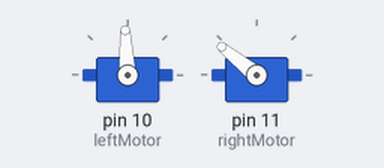
Bench run of a sketch on a simulated Arduino Uno, built with avr-gcc and run on an emulated ATmega328P. Shown: 2 × servo.

Above: at 0.05 s.
At 2.0 s:
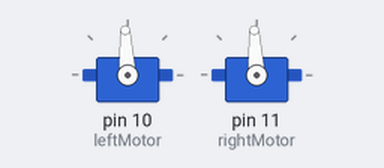
At 5.0 s:
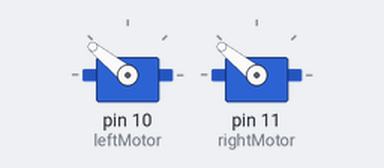
Timing chart, 0 to 6.5 s (numbered marks = the images above):
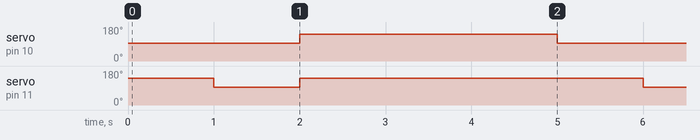

The sketch:

Basic_navigation_algorithm.ino
```cpp
#include <Servo.h>

Servo leftMotor;
Servo rightMotor;

unsigned long start_time;

void setup() {
  leftMotor.attach(10);
  rightMotor.attach(11);

  start_time = millis();
}

void driveFwd(){
  leftMotor.writeMicroseconds(2000);
  rightMotor.writeMicroseconds(2000);
}

void driveBackwards(){
  leftMotor.writeMicroseconds(1000);
  rightMotor.writeMicroseconds(1000);
  delay(5000);
}


void stop(){
  leftMotor.writeMicroseconds(1500);
  rightMotor.writeMicroseconds(1500);
}

void spin(){
  leftMotor.writeMicroseconds(1000);
  rightMotor.writeMicroseconds(1000);
}

void turnLeft(){
  leftMotor.writeMicroseconds(1500);
  rightMotor.writeMicroseconds(2000);
}

// void turnRight(){
//   leftMotor.writeMicroseconds(2000);
//   rightMotor.writeMicroseconds(1500);
// }

int curTime = millis();

void loop() {
  while (millis() - curTime < 1000) {
    turnLeft();
  }
  while (1000 <= millis() - curTime && millis() - curTime < 2000) {
    stop();
  }
  while (2000 <= millis() - curTime && millis() - curTime < 5000) {
    driveFwd();
  }
  while(millis() - curTime >= 5000) {
    curTime = millis();
  }
}
```

Measured:
- by itself, servo on pin 10 (leftMotor): alternates 141° for 3.0 s and 93° for 2.0 s, 13 changes in all, then stays 141°
- by itself, servo on pin 11 (rightMotor): alternates 141° for 4.0 s and 93° for 1.0 s, 14 changes in all, then stays 141°
